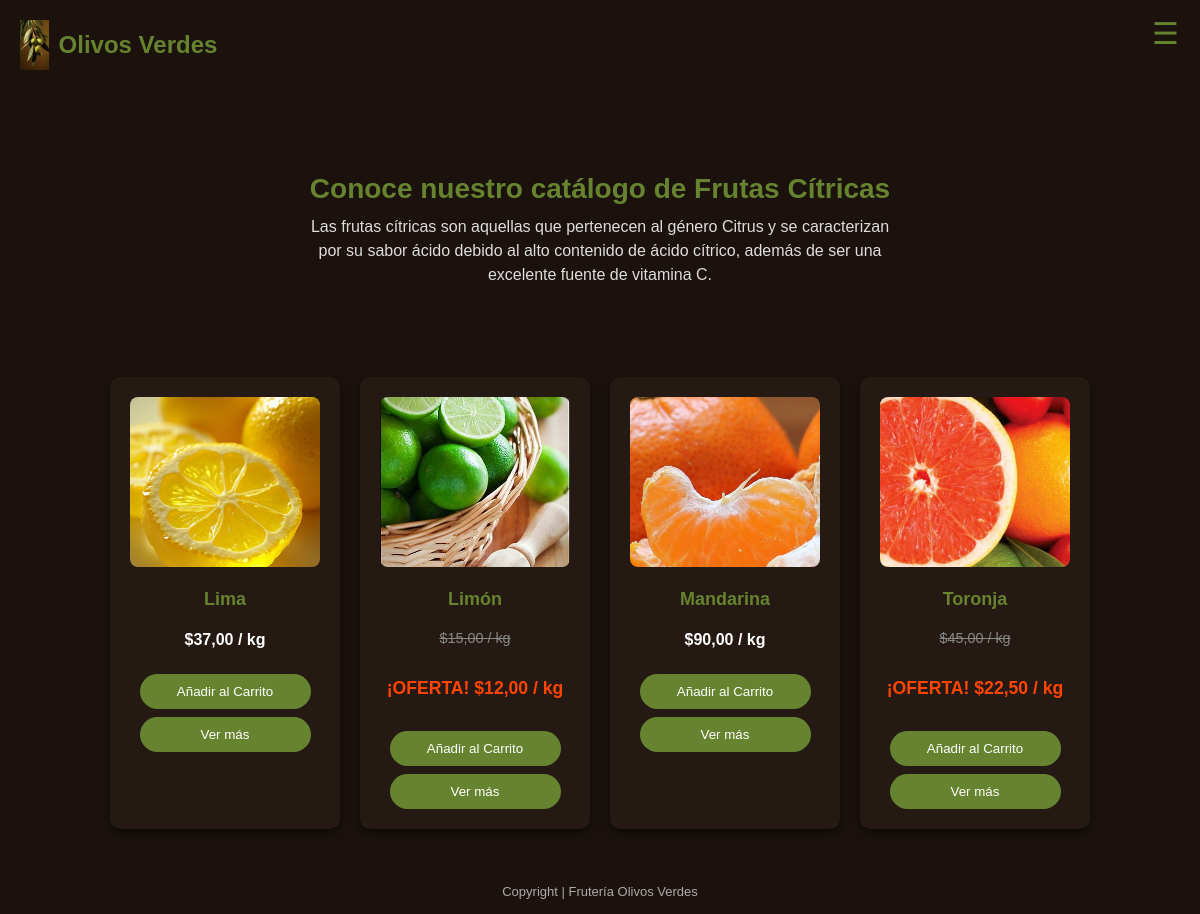
/citricas/, run on the app's committed database.
### app_fruteria/models.py (models this page shows, shortened)
class Producto(models.Model):
    nombre = models.CharField(max_length=100)
    precio = models.DecimalField(max_digits=6, decimal_places=2)
    descripcion = models.TextField()
    imagen = models.ImageField(upload_to='productos/', null=True, blank=True)
    categoria = models.ForeignKey(Categoria, on_delete=models.SET_NULL, null=True)
    sucursal = models.ForeignKey(Sucursal, on_delete=models.CASCADE, default=1)
    oferta = models.ForeignKey(Oferta, on_delete=models.SET_NULL,  null=True,  blank=True, related_name='productos_en_oferta',verbose_name="Aplicar Oferta")
    @property
    def precio_final(self):
        hoy = date.today()
        if self.oferta and self.oferta.fecha_inicio <= hoy <= self.oferta.fecha_fin:
            descuento_porcentaje = self.oferta.porcentaje_descuento
            descuento_monto = self.precio * (descuento_porcentaje / 100)
            precio_con_descuento = self.precio - descuento_monto
            return precio_con_descuento
        return self.precio

class Oferta(models.Model):
    nombre = models.CharField(max_length=100, default='Oferta sin nombre')
    descripcion = models.TextField(blank=True, null=True)
    activo = models.BooleanField(default=True, verbose_name="¿Oferta Activa?")
    fecha_inicio = models.DateField(null=True, blank=True)
    fecha_fin = models.DateField(null=True, blank=True)
    porcentaje_descuento = models.DecimalField(
    max_digits=5,
    decimal_places=2,
    default=0,
    verbose_name="Porcentaje de Descuento (%)"
)
    class Meta:
        verbose_name_plural = "Ofertas"

### app_fruteria/views.py (the view)
# urls.py: path('citricas/', views.frutas_citricas, name='frutas_citricas'),
def frutas_citricas(request):
    try:
        productos = Producto.objects.filter(categoria__nombre='Cítricas').order_by('nombre')
    except:
        productos = Producto.objects.none()
    contexto = {
        'lista_productos': productos,
        'nombre_seccion': 'Frutas Cítricas'
    }
    return render(request, 'app_fruteria/citricas.html', contexto)

### app_fruteria/templates/app_fruteria/citricas.html (shortened to what this page needs)
<!DOCTYPE html>
<html lang="es">
<head>
    {% load static %}
</head>
<body>
    <header>
        <img src="{% static 'app_fruteria/imagenes/icon.jpg' %}" alt="Logo">
        Olivos Verdes
    </header>
    <button class="hamburger-icon" id="menu-btn">☰</button>
    <main>
        <section class="intro">
            <h2>Conoce nuestro catálogo de {{ nombre_seccion|default:"Frutas Cítricas" }} </h2>
            <p>Las frutas cítricas son aquellas que pertenecen al género Citrus y se caracterizan por su sabor ácido debido al alto contenido de ácido cítrico, además de ser una excelente fuente de vitamina C.</p>
        </section>
        <section class="frutas">
            {% for producto in lista_productos %}
                <div class="fruta">
                    {% if producto.imagen %}
                        <img src="{{ producto.imagen.url }}" alt="{{ producto.nombre }}">
                    {% else %}
                        <img src="{% static 'app_fruteria/imagenes/placeholder.jpg' %}" alt="{{ producto.nombre }}">
                    {% endif %}
                    <h3>{{ producto.nombre }}</h3>
                    {% if producto.precio_final < producto.precio %}
                        <p class="precio-original" style="text-decoration: line-through; color: #888; font-size: 0.9em;">
                            ${{ producto.precio|floatformat:2 }} / kg
                        </p>
                        <p class="precio-oferta" style="color: #FF4500; font-weight: bold; font-size: 1.1em;">
                            ¡OFERTA! ${{ producto.precio_final|floatformat:2 }} / kg
                        </p>
                        {% else %}
                            <p class="precio">${{ producto.precio|floatformat:2 }} / kg</p>
                    {% endif %}
                    <button class="btn-accion btn-modal-add js-add-to-cart"
                            data-product-id="{{ producto.id }}"
                            data-product-name="{{ producto.nombre }}"
                            onclick="cerrarModal('modal-{{ producto.id }}');">
                        Añadir al Carrito
                    </button>
                    <button class="btn-accion" onclick="mostrarModal('modal-{{ producto.id }}')">Ver más</button>
                </div>
            {% empty %}
                <p style="text-align: center; width: 100%;">Aún no hay productos en el catálogo. Por favor, añádelos en el administrador.</p>
            {% endfor %}
        </section>
    </main>
    <footer>
        Copyright | Frutería Olivos Verdes
    </footer>
</body>
</html>

### app_fruteria/templates/app_fruteria/citricas.html (style rules this page uses)
body { background-color: #1b120d; color: #fff; font-family: 'Verdana', sans-serif; margin: 0; padding: 0; min-height: 100vh; display: flex; flex-direction: column; }
header { display: flex; align-items: center; justify-content: flex-start; background-color: #1b120d; padding: 20px; color: #66842f; font-size: 24px; font-weight: bold; }
header img { height: 50px; margin-right: 10px; }
.hamburger-icon { display: block; position: fixed; top: 15px; right: 15px; z-index: 1000; background: none; border: none; font-size: 30px; cursor: pointer; color: #66842f; }
main { flex: 1; padding: 20px 30px; }
.intro { text-align: center; padding: 40px 20px; }
.intro h2 { color: #66842f; margin-bottom: 10px; font-size: 28px; }
.intro p { max-width: 600px; margin: 0 auto 30px auto; color: #ddd; font-size: 16px; line-height: 1.5; }
.frutas { display: flex; flex-wrap: wrap; justify-content: center; gap: 20px; padding: 20px; }
.fruta { background-color: #241913; border-radius: 10px; padding: 20px; width: 230px; text-align: center; box-shadow: 0 4px 10px rgba(0,0,0,0.5); transition: transform 0.2s ease-in-out; display: flex; flex-direction: column; align-items: center; box-sizing: border-box; }
.fruta img { width: 100%; border-radius: 8px; height: 170px; object-fit: cover; margin-bottom: 12px; }
.fruta h3 { font-size: 18px; margin: 10px 0 5px; color: #66842f; }
.fruta p.precio { font-size: 16px; color: #ffffff; font-weight: bold; margin-bottom: 10px; }
.btn-accion { display: block; width: 90%; padding: 10px; margin: 8px auto 0 auto; background-color: #66842f; color: white; text-align: center; border-radius: 20px; text-decoration: none; font-weight: none; border: none; cursor: pointer; transition: 0.2s ease-in-out; box-sizing: border-box; }
.btn-accion + .btn-accion { margin-top: 8px; }
.btn-modal-add { width: 90%; margin: 10px auto 0 auto; border-radius: 20px; }
.btn-modal-add { margin-top: 15px; }
footer { background-color: #1b120d; color: #aaa; padding: 15px; font-size: 13px; text-align: center; margin-top: auto; }

### data on the page
Producto: imagen (picture), nombre "Lima", precio "37,00"
Producto: imagen (picture), nombre "Limón", precio "15,00", precio_final "12,00"
Producto: imagen (picture), nombre "Mandarina", precio "90,00"
Producto: imagen (picture), nombre "Toronja", precio "45,00", precio_final "22,50"

### other printed values
{{ nombre_seccion|default:"Frutas Cítricas" }} "Frutas Cítricas"
